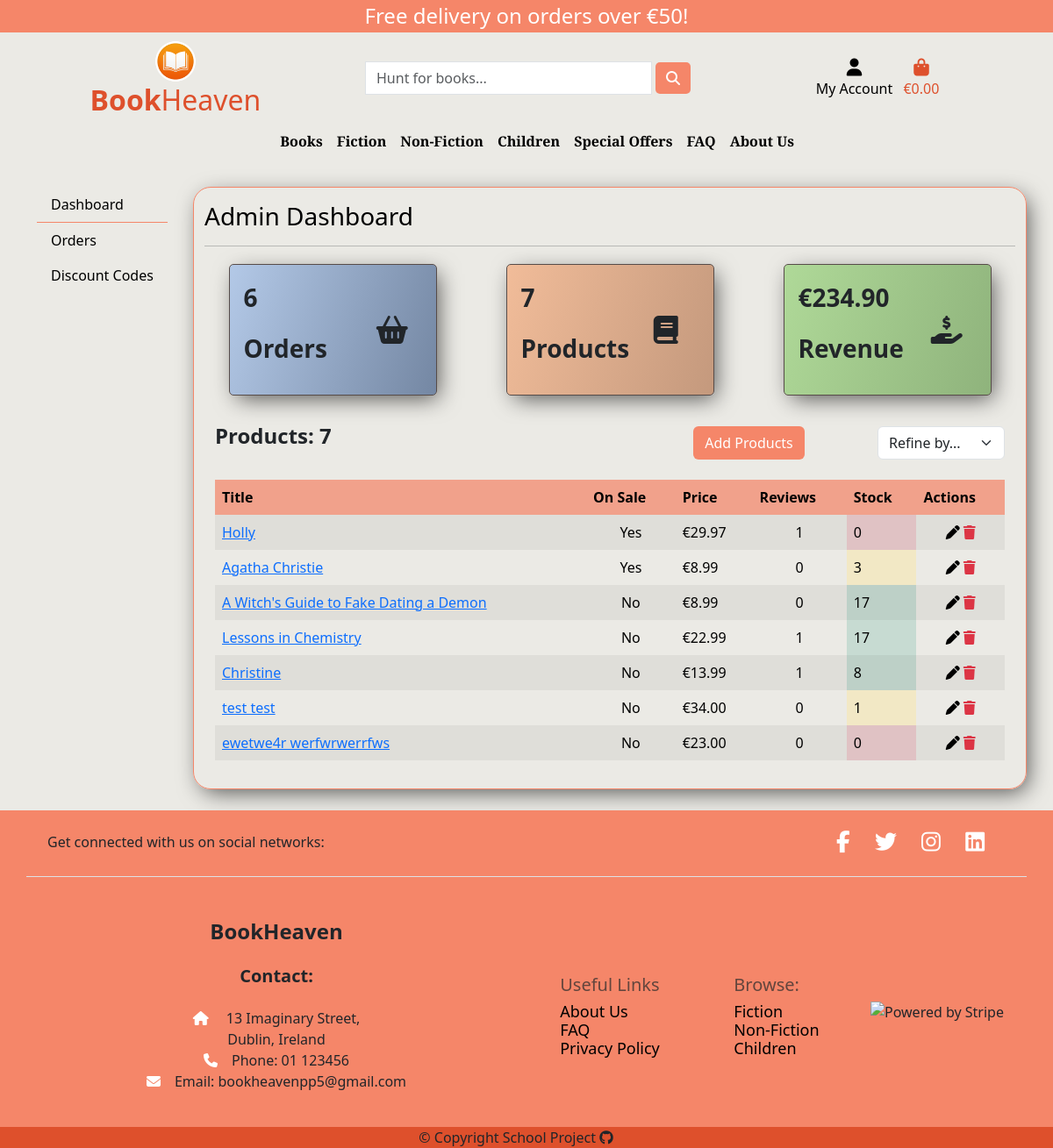
/admin_panel/dashboard/ (signed in), run on an earlier commit of the app's database.
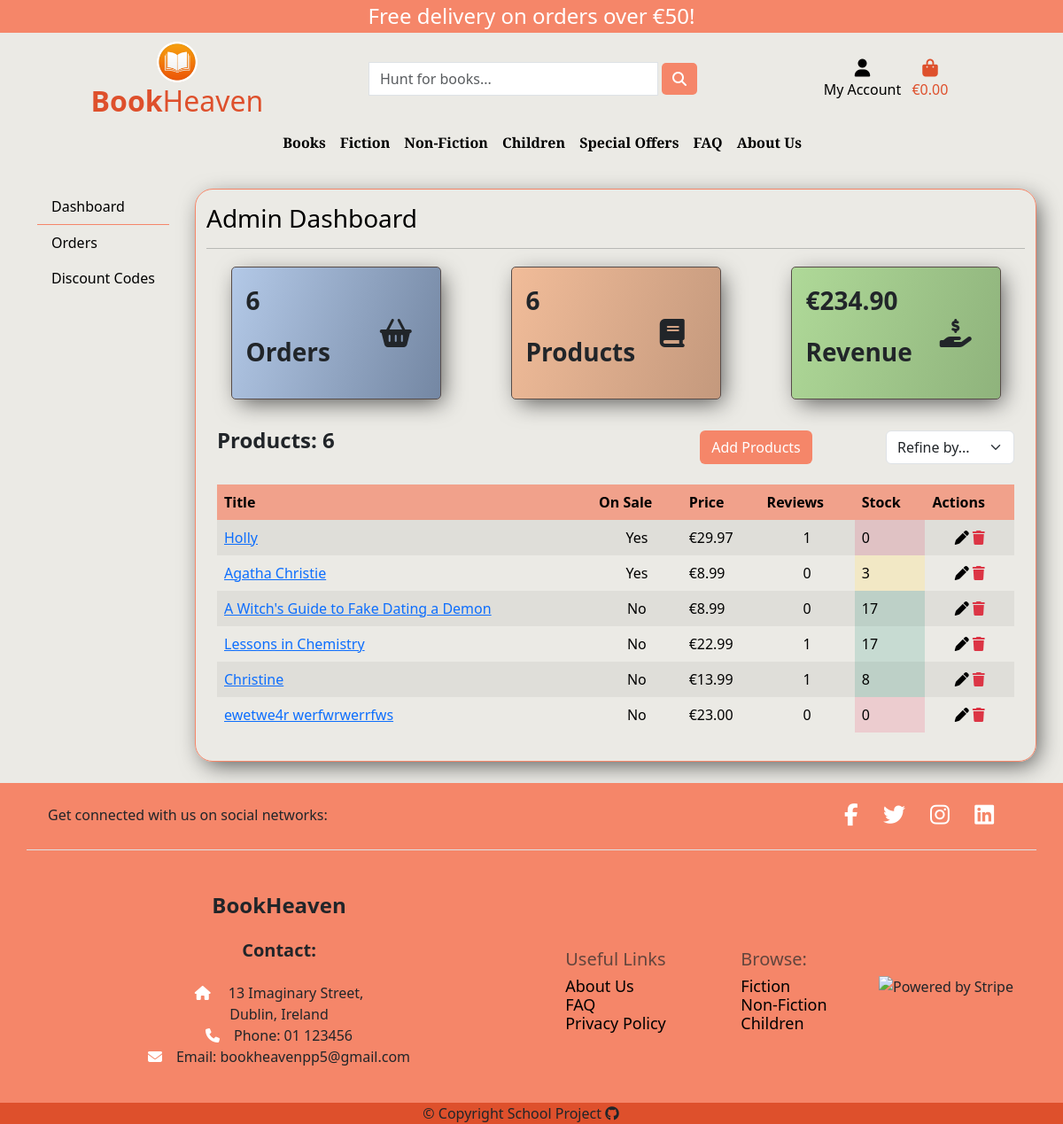
And on a later commit of the database.
### products/models.py (models this page shows, shortened)
class Book(models.Model):
    genre = models.ForeignKey(Genre, on_delete=models.SET_NULL, null=True)
    title = models.CharField(max_length=255)
    author = models.ManyToManyField(Author, related_name='books')
    description = models.TextField()
    image = models.ImageField(
        null=True, blank=True, upload_to='books/', default='books/product-not-found.png')
    publisher = models.CharField(max_length=200)
    date_published = models.DateField()
    language = models.CharField(max_length=200)
    pages = models.IntegerField(null=True, blank=True)
    isbn = models.CharField(max_length=13)
    stock_amount = models.IntegerField(
        default=1, validators=[MinValueValidator(0), MaxValueValidator(1000)])
    in_stock = models.BooleanField(default=True)
    on_sale = models.BooleanField(default=False)
    price = models.DecimalField(max_digits=6, decimal_places=2)
    discount = models.IntegerField(null=True, blank=True)
    sale_price = models.DecimalField(
        max_digits=6, decimal_places=2, null=True, blank=True)
    created = models.DateTimeField(auto_now_add=True)
    id = models.UUIDField(default=uuid.uuid4, unique=True,
                          primary_key=True, editable=False)
    @property
    def product_price(self):
        if self.on_sale and self.sale_price < self.price:
            return self.sale_price
        return self.price

### admin_panel/views.py (the view, shortened to what this page needs)
# urls.py: path('dashboard/', views.admin_dashboard, name='admin-panel'),
@login_required
def admin_dashboard(request):
    if not request.user.is_superuser:
        messages.error(request, 'You need admin rights to access this page.')
        return redirect('home')
    orders = Order.objects.all()
    products = Book.objects.all()
    total_product_count = products.count()
    total_grand_total = Order.objects.aggregate(
        total_grand_total=Sum('grand_total'))
    grand_total_sum = total_grand_total['total_grand_total']
    context = {
        'orders': orders,
        'products': products,
        'total': grand_total_sum,
        'total_product_count': total_product_count, }
    return render(request, 'admin_panel/admin_dashboard.html', context)

### admin_panel/templates/admin_panel/admin_dashboard.html (shortened to what the changed rows need)
{% extends 'admin_panel/admin_base.html' %}
{% load static %}
{% block admin_content %}
<div class="row d-flex justify-content-around">
    <div class="col-10 col-md-3 stats-container products p-3 my-1">
        <div class="row">
            <div class="col-8">
                <p class="fw-bold fs-3">{{ total_product_count }}</p>
                <p class="fw-bold fs-3">Products</p>
            </div>
        </div>
    </div>
    <div class="row">
        <div class="col-12">
            <div class="row mt-4">
                <div class="col-12 col-md-6">
                    <p class="fw-bold fs-4 justify-content-md-start">Products: {{ products.count }}</p>
                </div>
            </div>
            {% if products %}
            <div class="order-history table-responsive mt-3">
                <table class="table table-borderless table-striped table-hover">
                    <thead>
                        <tr class="order-table-row">
                            <th>Title</th>
                            <th>On Sale</th>
                            <th>Price</th>
                            <th>Reviews</th>
                            <th>Stock</th>
                            <th>Actions</th>
                        </tr>
                    </thead>
                    <tbody>
                        {% for product in products %}
                        <tr>
                            <td>
                                <a href="{% url 'product' product.id %}" title="{{ product.title }}">
                                    {{ product.title }}
                                </a>
                            </td>
                            <td class="text-center">
                                {% if product.on_sale %}
                                Yes
                                {% else %}
                                No
                                {% endif %}
                            </td>
                            <td>€{{ product.product_price|floatformat:'2' }}</td>
                            <td class="text-center">{{ product.reviews.count }}</td>
                            {% if product.stock_amount == 0 %}
                            <td id="status-cell-nostock">
                                {{ product.stock_amount }}
                            </td>
                            {% elif product.stock_amount <= 5 %}
                            <td id="status-cell-warning">
                                {{ product.stock_amount }}
                            </td>
                            {% else %}
                            <td id="status-cell-instock">
                                {{ product.stock_amount }}
                            </td>
                            {% endif %}
                            <td class="text-center">
                                <a href="{% url 'admin-edit-product' product.id %}" class="text-black" title="Edit"><i
                                        class="fa-solid fa-pen"></i></a>
                                <a href="{% url 'admin-delete-product' product.id %}" class="text-danger" title="Delete"><i
                                        class="fa-solid fa-trash"></i></a>
                            </td>
                        </tr>
                        {% endfor %}
                    </tbody>
                </table>
            </div>
            {% else %}
            <div class="d-grid gap-2">
                <p class="text-center">No Products to display</p>
            </div>
            {% endif %}
        </div>
    </div>
</div>
{% endblock admin_content %}

What changed in the data, as far as the page shows it:
removed Book: title "test test", shows "No", product_price "34.00", reviews.count "0", stock_amount "1"
Also different on the page:
{{ total_product_count }}: "7" → "6"
{{ products.count }}: "7" → "6"
